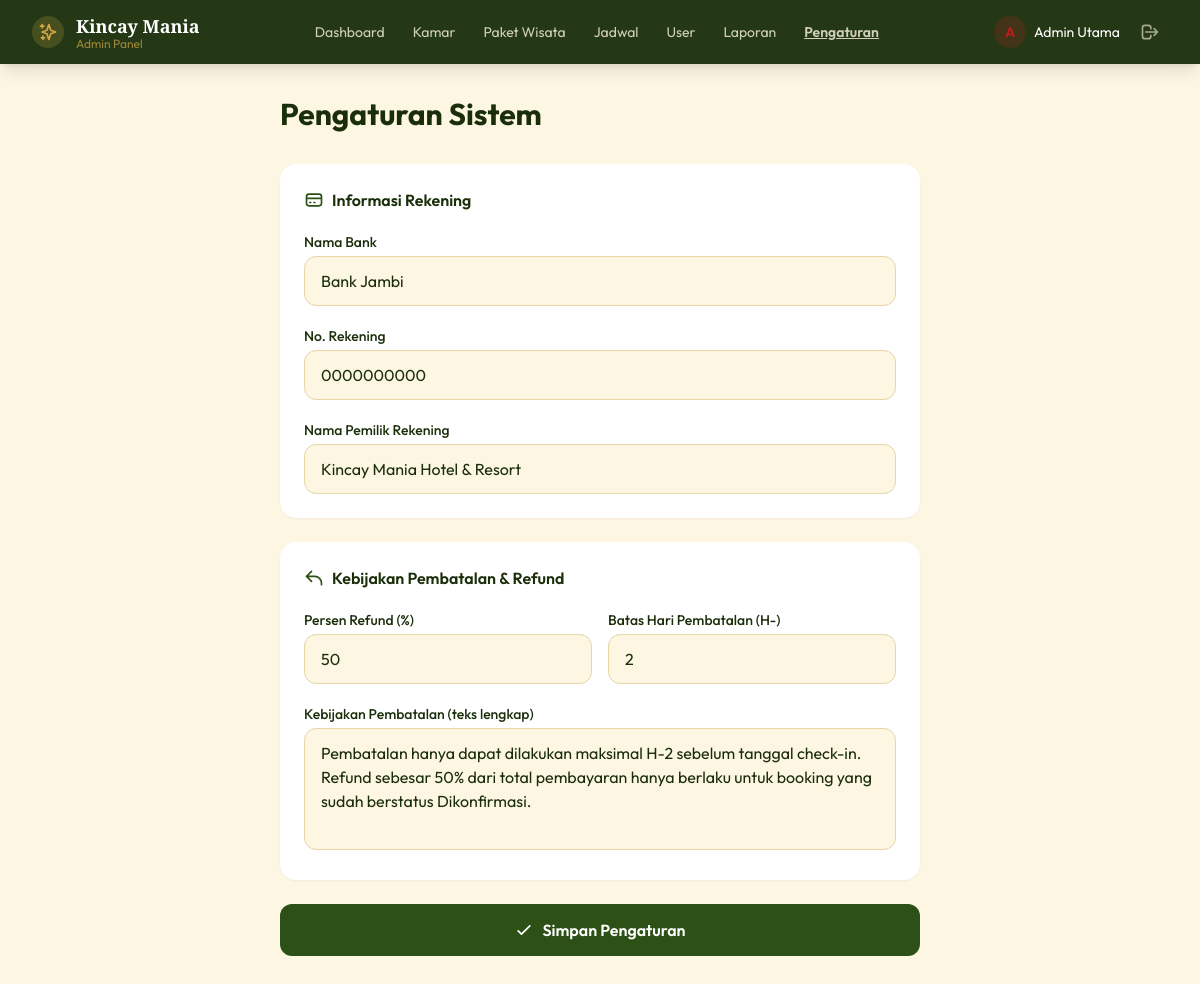
The app's page /admin/pengaturan.php (signed in) with its own data.
### tables this page shows
CREATE TABLE pengaturan_sistem (
  id INT AUTO_INCREMENT PRIMARY KEY,
  nama_bank VARCHAR(100),
  no_rekening VARCHAR(50),
  nama_pemilik_rekening VARCHAR(150),
  persen_refund INT NOT NULL DEFAULT 50,
  batas_hari_pembatalan INT NOT NULL DEFAULT 2,
  kebijakan_pembatalan TEXT
);

### config/database.php (called while the page is built, shortened)
<?php
function db(): PDO {
    static $pdo = null;
    if ($pdo === null) {
        $dsn = 'mysql:host=' . DB_HOST
             . ';dbname=' . DB_NAME
             . ';charset=' . DB_CHARSET;
        $options = [
            PDO::ATTR_ERRMODE            => PDO::ERRMODE_EXCEPTION,
            PDO::ATTR_DEFAULT_FETCH_MODE => PDO::FETCH_ASSOC,
            PDO::ATTR_EMULATE_PREPARES   => false,
        ];
        try {
            $pdo = new PDO($dsn, DB_USER, DB_PASS, $options);
        } catch (PDOException $e) {
            error_log('[DB Error] ' . $e->getMessage());
            http_response_code(503);
            die(<<<HTML
<!DOCTYPE html>
<html lang="id">
<head><meta charset="UTF-8"><title>Koneksi Database Gagal</title>
<style>body{font-family:sans-serif;display:flex;align-items:center;justify-content:center;min-height:100vh;background:#FDF6E3;margin:0;}
.box{text-align:center;padding:2rem;background:white;border-radius:1rem;box-shadow:0 4px 20px rgba(0,0,0,.1);max-width:400px;}
h1{color:#B91C1C;margin-bottom:.5rem;}p{color:#6B4E2E;}</style>
</head>
<body><div class="box">
<h1>⚠ Layanan Tidak Tersedia</h1>
<p>Tidak dapat terhubung ke database. Pastikan XAMPP (MySQL) sudah berjalan dan konfigurasi di <code>config/database.php</code> sudah benar.</p>
</div></body></html>
HTML);
        }
    }
    return $pdo;
}

### config/config.php (called while the page is built, shortened)
<?php
require_once __DIR__ . '/database.php';
function e($string) {
    return htmlspecialchars($string ?? '', ENT_QUOTES, 'UTF-8');
}

### admin/pengaturan.php (the view, shortened to what this page needs)
<?php
require_once __DIR__ . '/../config/config.php';
$stmt = db()->query('SELECT * FROM pengaturan_sistem LIMIT 1');
$setting = $stmt->fetch();
include __DIR__ . '/../includes/header.php';
include __DIR__ . '/../includes/navbar_admin.php';
?>
    <section class="pt-24 pb-16 bg-cream min-h-screen">
        <div class="max-w-2xl mx-auto px-4">
            <h1 class="font-sans text-3xl text-dark font-bold mb-8">Pengaturan Sistem</h1>
            <form method="POST" action="<?= BASE_URL ?>/admin/pengaturan.php" class="space-y-6">
                <div class="bg-white rounded-2xl p-6 shadow-sm space-y-5">
                    <h2 class="font-semibold text-dark flex items-center gap-2"><svg class="w-5 h-5 text-primary" fill="none" stroke="currentColor" viewBox="0 0 24 24"><path stroke-linecap="round" stroke-linejoin="round" stroke-width="2" d="M3 10h18M7 15h1m4 0h1m-7 4h12a3 3 0 003-3V8a3 3 0 00-3-3H6a3 3 0 00-3 3v8a3 3 0 003 3z"/></svg> Informasi Rekening</h2>
                    <div><label class="block text-sm font-medium text-dark mb-1">Nama Bank</label><input type="text" name="nama_bank" value="<?= e($setting['nama_bank']) ?>" required class="w-full px-4 py-3 bg-cream border border-cream-darker rounded-xl text-dark focus:border-primary transition-colors"></div>
                    <div><label class="block text-sm font-medium text-dark mb-1">No. Rekening</label><input type="text" name="no_rekening" value="<?= e($setting['no_rekening']) ?>" required class="w-full px-4 py-3 bg-cream border border-cream-darker rounded-xl text-dark focus:border-primary transition-colors"></div>
                    <div><label class="block text-sm font-medium text-dark mb-1">Nama Pemilik Rekening</label><input type="text" name="nama_pemilik" value="<?= e($setting['nama_pemilik_rekening']) ?>" class="w-full px-4 py-3 bg-cream border border-cream-darker rounded-xl text-dark focus:border-primary transition-colors"></div>
                </div>
                <div class="bg-white rounded-2xl p-6 shadow-sm space-y-5">
                    <h2 class="font-semibold text-dark flex items-center gap-2"><svg class="w-5 h-5 text-primary" fill="none" stroke="currentColor" viewBox="0 0 24 24"><path stroke-linecap="round" stroke-linejoin="round" stroke-width="2" d="M3 10h10a8 8 0 018 8v2M3 10l6 6m-6-6l6-6"/></svg> Kebijakan Pembatalan & Refund</h2>
                    <div class="grid grid-cols-2 gap-4">
                        <div><label class="block text-sm font-medium text-dark mb-1">Persen Refund (%)</label><input type="number" name="persen_refund" value="<?= $setting['persen_refund'] ?>" required min="0" max="100" class="w-full px-4 py-3 bg-cream border border-cream-darker rounded-xl text-dark focus:border-primary transition-colors"></div>
                        <div><label class="block text-sm font-medium text-dark mb-1">Batas Hari Pembatalan (H-)</label><input type="number" name="batas_hari" value="<?= $setting['batas_hari_pembatalan'] ?>" required min="0" class="w-full px-4 py-3 bg-cream border border-cream-darker rounded-xl text-dark focus:border-primary transition-colors"></div>
                    </div>
                    <div><label class="block text-sm font-medium text-dark mb-1">Kebijakan Pembatalan (teks lengkap)</label><textarea name="kebijakan" rows="4" class="w-full px-4 py-3 bg-cream border border-cream-darker rounded-xl text-dark placeholder-earth/40 focus:border-primary transition-colors resize-none"><?= e($setting['kebijakan_pembatalan'] ?? '') ?></textarea></div>
                </div>
                <button type="submit" name="simpan_pengaturan" class="w-full py-3.5 bg-primary hover:bg-primary-light text-white font-semibold rounded-xl transition-all hover:shadow-lg flex items-center justify-center gap-2">
                    <svg class="w-5 h-5" fill="none" stroke="currentColor" viewBox="0 0 24 24"><path stroke-linecap="round" stroke-linejoin="round" stroke-width="2" d="M5 13l4 4L19 7"/></svg> Simpan Pengaturan
                </button>
            </form>
        </div>
    </section>
<?php include __DIR__ . '/../includes/footer.php'; ?>

### records on screen
pengaturan_sistem: nama_bank "Bank Jambi", no_rekening "0000000000", nama_pemilik "Kincay Mania Hotel & Resort", persen_refund "50", batas_hari "2", kebijakan "Pembatalan hanya dapat dilakukan maksimal H-2 sebelum tanggal check-in. Refund sebesar 50% dari total pembayaran hanya berlaku untuk booking yang sudah berstatus Dikonfirmasi."

### other values on screen
substr($_SESSION['nama'] ?? 'A', 0, 1) "A"
$_SESSION['nama'] "Admin Utama"
